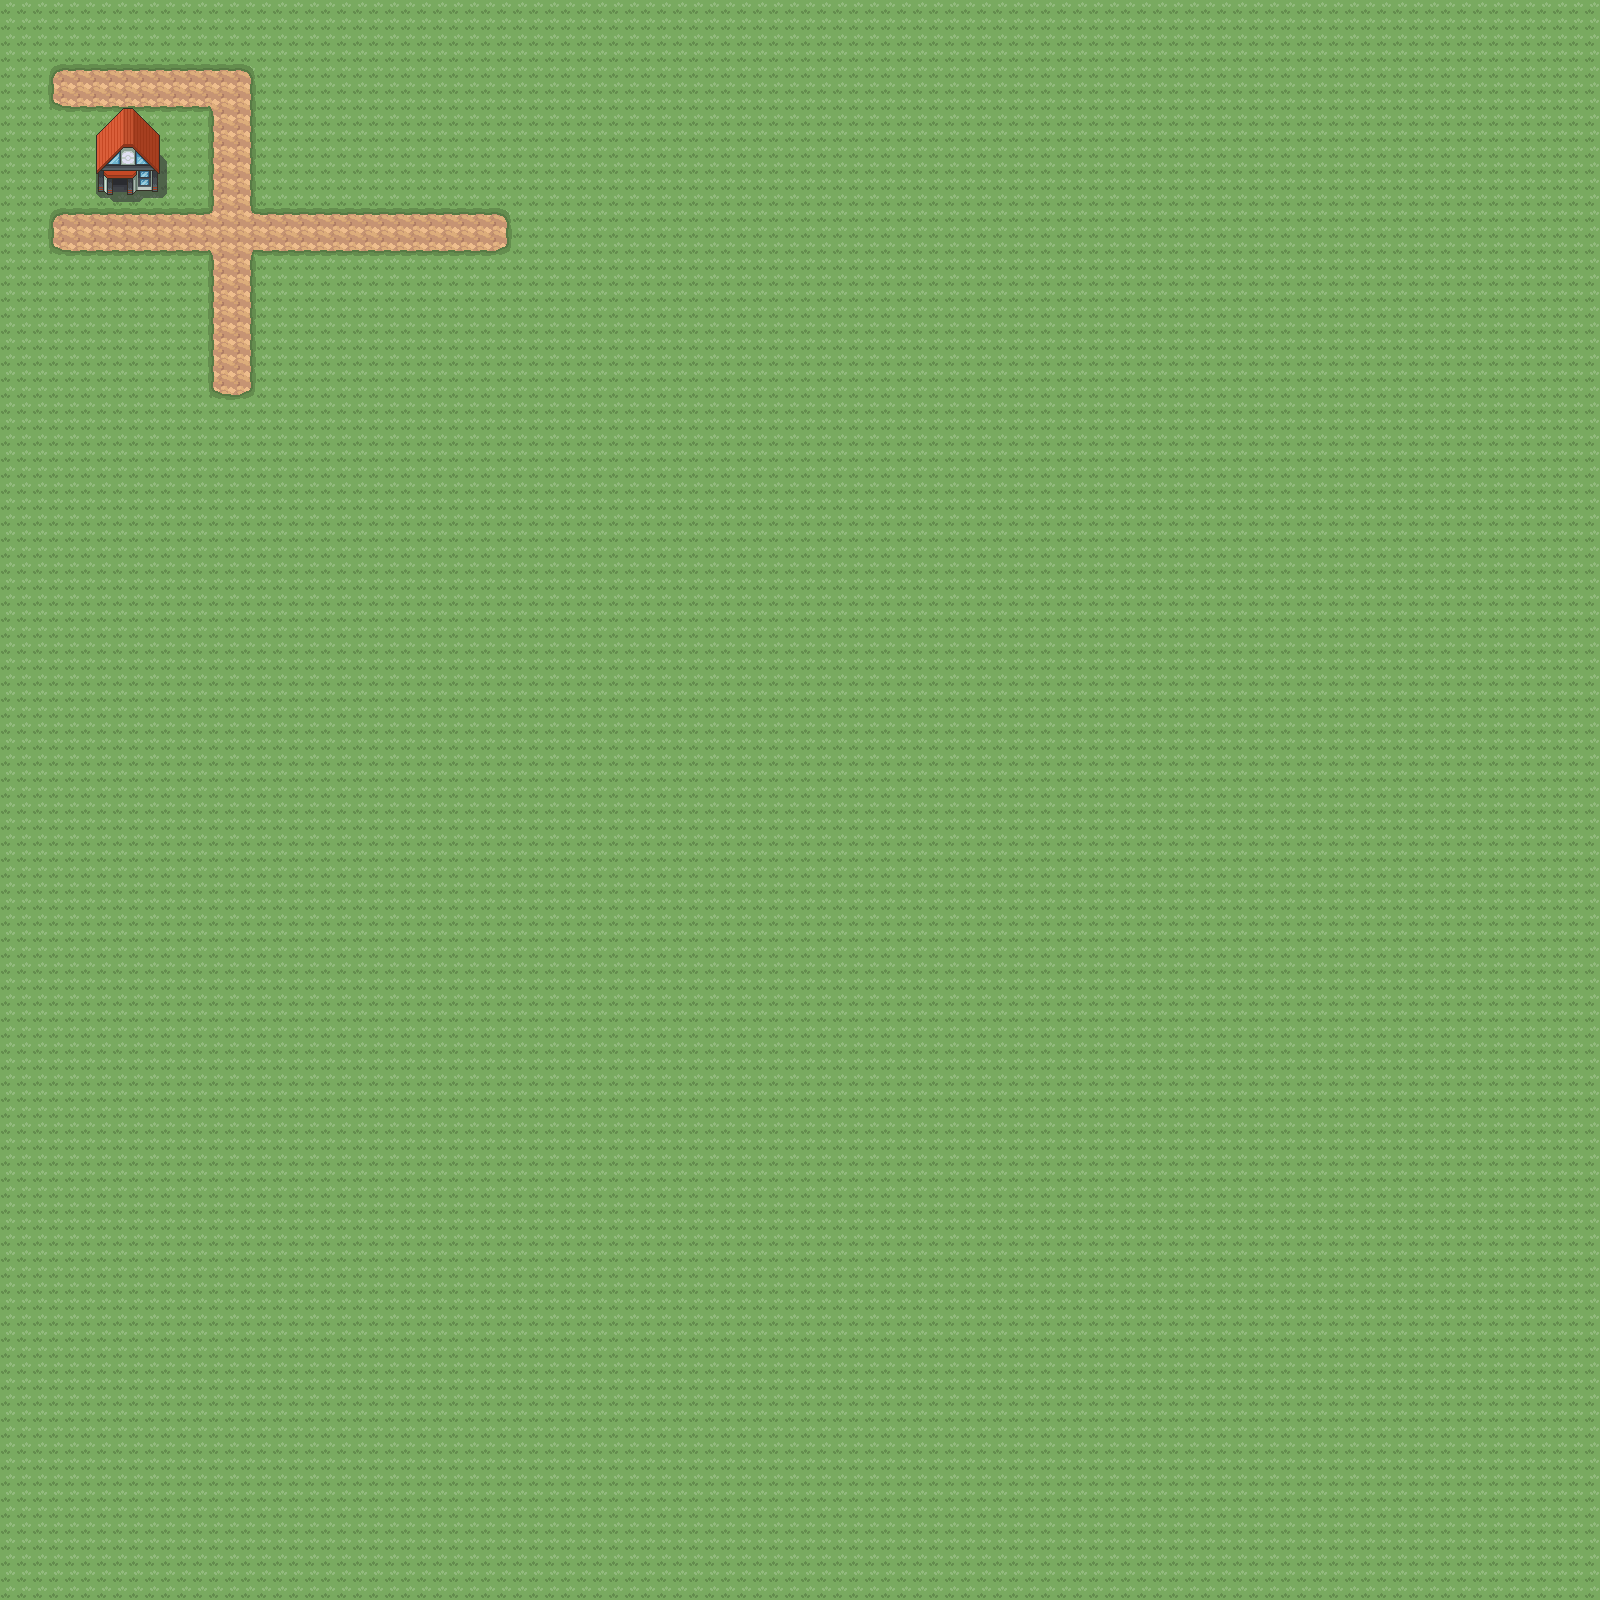

This is a level from a 2D game, rendered from its Tiled map with the project's own tilesets. A one-line summary and the map file follow, with tile-layer data summarised:
An orthogonal 100x100 tile map with 16x16 px tiles, 3 tile layers (ground, way, house).

<map version="1.10" tiledversion="1.10.2" orientation="orthogonal" renderorder="right-down" width="100" height="100" tilewidth="16" tileheight="16" infinite="0" nextlayerid="4" nextobjectid="1">
 <tileset firstgid="1" source="tileset/tileset_pokemon_sdk.tsx" />
 <layer id="1" name="ground" width="100" height="100">
  <data>[10000 cells, 10000 non-empty, 1 distinct tile ids]</data>
 </layer>
 <layer id="2" name="way" width="100" height="100">
  <data>[10000 cells, 171 non-empty, 13 distinct tile ids]</data>
 </layer>
 <layer id="3" name="house" width="100" height="100">
  <data>[10000 cells, 35 non-empty, 35 distinct tile ids]</data>
 </layer>
</map>
